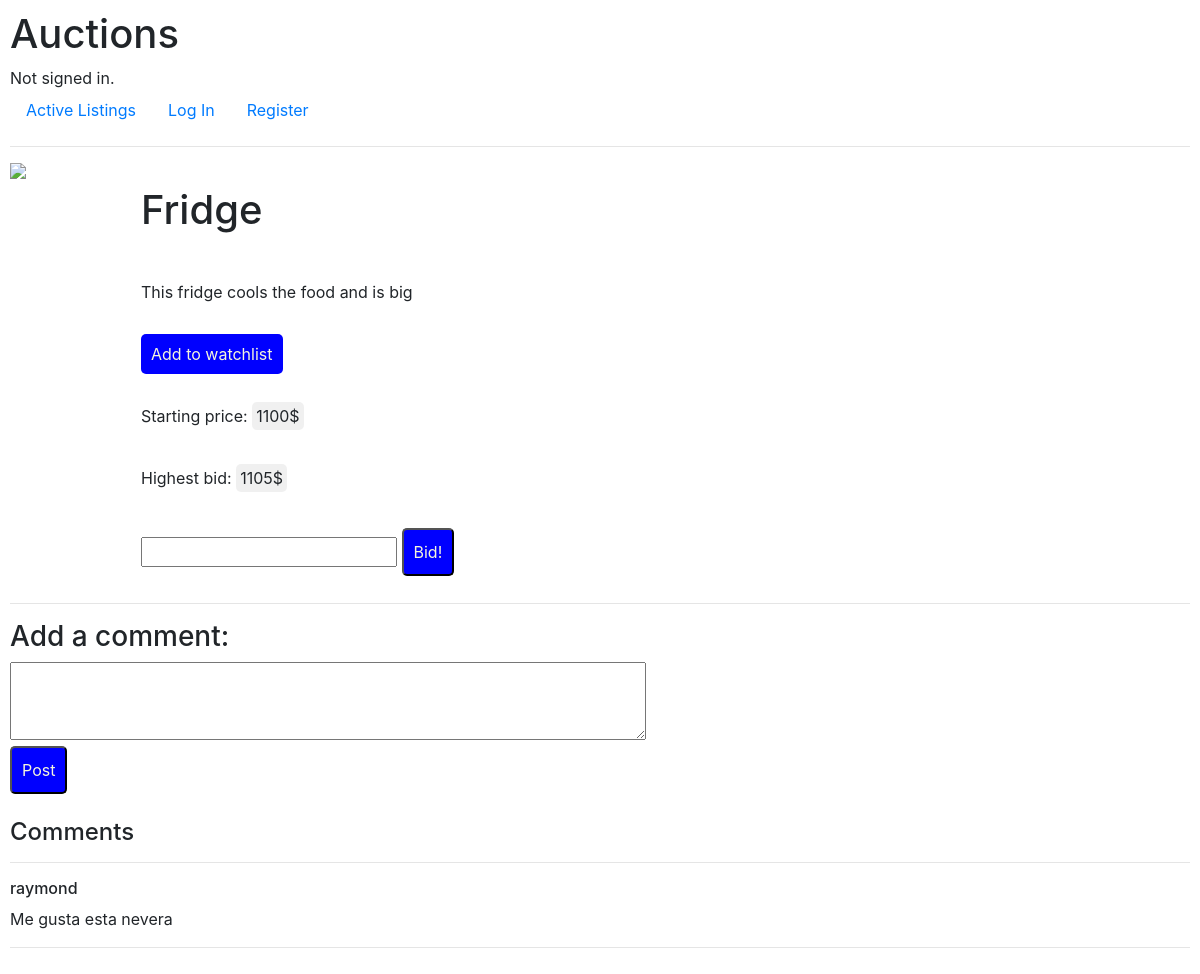
/5/item, run on an earlier commit of the app's database.
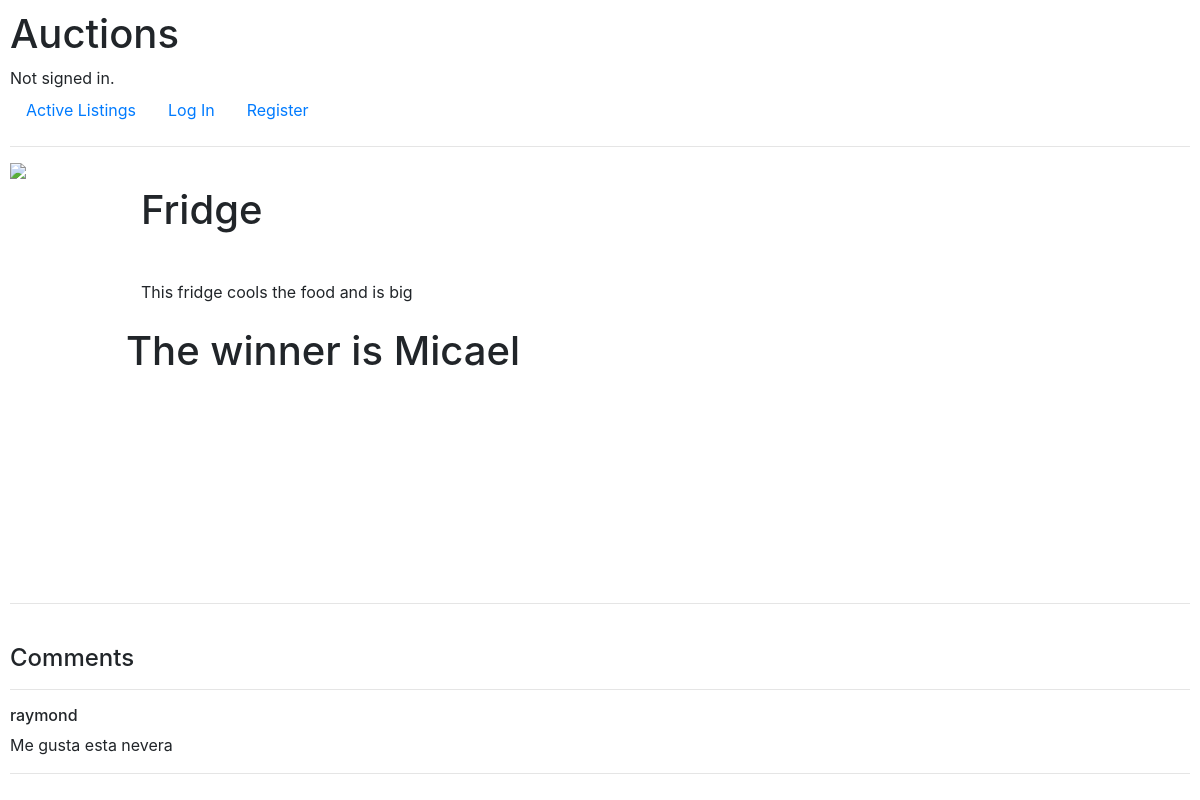
And on a later commit of the database.
### auctions/models.py (models this page shows, shortened)
class Product(models.Model):
    owner = models.ForeignKey(User, on_delete=models.CASCADE, null=True, related_name="products")
    name = models.CharField(max_length=50)
    description = models.CharField(max_length=300)
    active = models.BooleanField(default=True)
    price = models.IntegerField(default=0)
    image = models.ImageField(upload_to='images', null=True)
    winner = models.ForeignKey(Bid, on_delete=models.SET_NULL, null=True, blank=True, related_name="product")
    comments = models.ManyToManyField(Comment, blank=True, related_name="product")
    watchlist = models.ManyToManyField(User, blank=True, related_name="watchlist")
    categorie = models.ForeignKey(Categorie, on_delete=models.SET_NULL, null=True, blank=True, related_name="product")

class Bid(models.Model):
    user = models.ForeignKey(User, on_delete=models.CASCADE, null=True, related_name="bids")
    bidamount = models.IntegerField()

class User(AbstractUser):
    pass

### auctions/views.py (the view, shortened to what this page needs)
# urls.py: path("<int:item_id>/item", views.item, name="item"),
def item(request, item_id):
    item = Product.objects.get(pk=item_id)
    user = request.user
    comments = item.comments.all()
    if item.winner != None:
        bid = Bid.objects.get(pk=item.winner.id)
        value = bid.bidamount + 1
    else:
        bid = "No bets yet"
        value = item.price
    if item.owner != user:
        return render(request, "auctions/item.html", {
            "item":item,
            "bid":bid,
            "value":value + 1,
            "coments":comments
        })

### auctions/templates/auctions/item.html (shortened to what this page needs)
{% extends "auctions/layout.html" %}
{% block body %}
    <div class="sepereter">
        <div class="itm_img">
            <div>
                <img src="{{item.image}}" height="10px">
            </div>
        </div>
        <div class="itm_cont">
            <div>
                <div><h1>{{item.name}}</h1></div>
                <div>{{item.description}}</div>
                {% if item.active == True %}
                <div><a href="{% url 'watchlist' item.id%}" class="watchlist">Add to watchlist</a></div>
                <div>Starting price: <span class="price">{{item.price}}$</span></div>
                <div>
                    {% if bid != "No bets yet" %}
                        Highest bid: <span class="price">{{bid.bidamount}}$</span>
                    {% else %}
                        Highest bid: <span class="price">{{bid}}</span>
                    {% endif %}
                </div>
                <div>
                        <form action="{% url 'bid' item.id%}" method="post">
                            {% if bid != "No bets yet" %}
                                <input type="number" min="{{value}}"name="amount">
                            {% else %}
                                <input type="number" min="{{value}}" name="amount" >
                            {% endif %}
                            <input type="submit" value="Bid!" class="watchlist">
                        </form>
                    {% else %}
                    {% if bid.user == user %}
                    <h1>You won the Auction!</h1>
                    {% else %}
                        <h1>The winner is {{bid.user}}</h1>
                        {% endif %}
                    {% endif %}
                </div>
            </div>
        </div>
    </div>
    <br>
    <hr>
    {% if item.active == True %}
    <form action="{% url 'comment' item.id %}" method="post">
        <h3>Add a comment:</h3>
        <textarea name="comment" id="" cols="60" rows="3"></textarea><br>
        <input type="submit" value="Post" class="watchlist">
    </form>
    {% endif %}
    <br>
    <h4>Comments</h4>
    <hr>
    {% for c in coments %}
        <h6>{{c.user}}</h6>
        {{c.comment}}
        <hr>
    {% endfor %}
{% endblock %}

What changed in the data, as far as the page shows it:
no longer on this page (row unchanged): Bid: bidamount "1105"
changed Product "Fridge": active True → False (drawn); price "1100" → (not shown)
added Bid: user "Micael"
Also different on the page:
form field value: "Bid!" → (not shown)
form field value: "Post" → (not shown)
text no longer shown: "Add to watchlist Starting price: $ Highest bid: $ Add a comment:"
text now shown: "The winner is"
